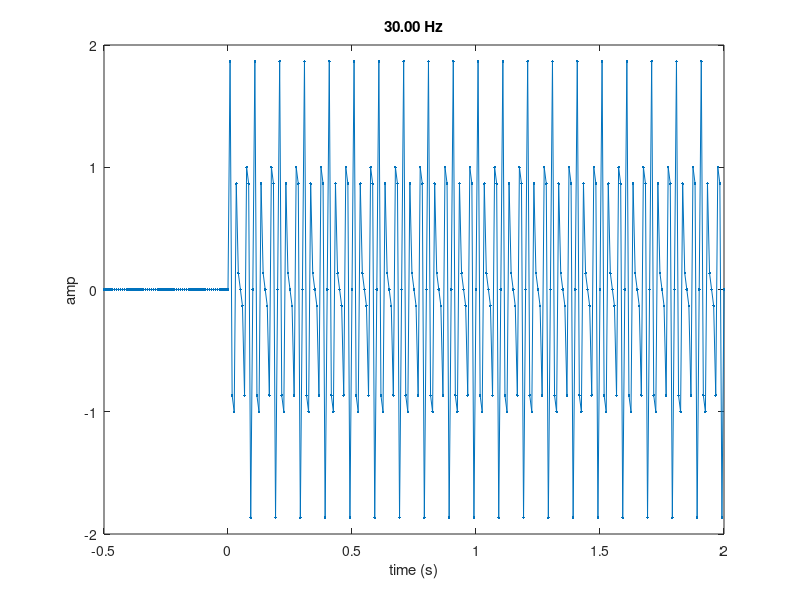

This figure's MATLAB source: (Note: this script raises an error after producing the figure.)
% rd_simSampledSinewave.m

%% setup
sinewave = @(A,f,t,ph) A*sin(2*pi*f*t + ph);

dur = 2;

refRate = 120;
tStim = -0.5:1/refRate:dur;
stimAmp = 1;
stimFreq = 30;
stimFreq2 = 40;

Fs = 1000;
tResponse = -0.5:1/Fs:dur;
noiseStd = 0;

plotFigs = 1;

%% STIMULUS
%% make stimulus time series
stim = sinewave(stimAmp,stimFreq,tStim,0);
if ~isempty(stimFreq2)
    stim = stim + sinewave(stimAmp,stimFreq2,tStim,0);
end
stim(tStim<0) = 0; % zero baseline

if plotFigs % && 0
    f(1) = figure;
    plot(tStim, stim, '.-')
    xlabel('time (s)')
    ylabel('amp')
    title(sprintf('%.2f Hz', stimFreq))
end

%% wavelet on stim
width = 10;
[spectrum,freqoi,timeoi] = ft_specest_wavelet(stim, tStim, 'freqoi', stimFreq, 'width', width);
specAmp = abs(squeeze(spectrum))';

if plotFigs
    figure
    plot(tStim, specAmp)
    xlabel('time (ms)')
    ylabel('spec amp')
    title('wavelet')
end

% foi = 1:50;
% [spectrum,freqoi,timeoi] = ft_specest_wavelet(stim, tStim, 'freqoi', foi);
% specAmp = abs(squeeze(spectrum));
% 
% if plotFigs
%     ytick = 10:10:numel(freqoi);
%     xtick = 51:50:numel(timeoi);
%     figure
%     imagesc(specAmp)
%     rd_timeFreqPlotLabels(timeoi,freqoi,xtick,ytick);
% end

%% mtmconvol on stim
taper          = 'hanning'; % 'dpss'
toi            = tStim;
foi            = stimFreq;
t_ftimwin      = 12 ./ foi;
tapsmofrq      = foi * 0.8; % for dpss 
tfAmps = [];
[spectrum,ntaper,freqoi,timeoi] = ft_specest_mtmconvol(stim, tStim, ...
    'timeoi', toi, 'freqoi', foi, 'timwin', t_ftimwin, ...
    'taper', taper, 'tapsmofrq', tapsmofrq, 'dimord', 'chan_time_freqtap');
specAmp = abs(squeeze(spectrum))';

if plotFigs
    figure
    plot(tStim, specAmp)
    xlabel('time (ms)')
    ylabel('spec amp')
    title('mtmconvol')
end

%% time-frequency on stim
taper          = 'hanning';
foi            = 1:50;
t_ftimwin      = 10 ./ foi;
toi            = tStim;
tfAmps = [];
[spectrum,ntaper,freqoi,timeoi] = ft_specest_mtmconvol(stim, tStim, ...
    'timeoi', toi, 'freqoi', foi, 'timwin', t_ftimwin, ...
    'taper', taper, 'dimord', 'chan_time_freqtap');
specAmp = abs(squeeze(spectrum))';

if plotFigs
    ytick = 10:10:numel(foi);
    xtick = 1:30:numel(toi);
    figure
    imagesc(specAmp)
    rd_timeFreqPlotLabels(toi,foi,xtick,ytick);
    title('mtmconvol')
end

%% SIMULATED NEURAL RESPONSE
%% make neural response 
% by resampling the stimulus -- right thing to do?
ssvef = resample(stim, Fs, refRate);
ssvef = ssvef(1:length(tResponse));
noise = noiseStd.*randn(size(tResponse));

response = ssvef + noise;

if plotFigs
    figure(f(1));
    hold on
    plot(tResponse, ssvef, 'r')
end

%% wavelet on simulated neural response
[spectrum,freqoi,timeoi] = ft_specest_wavelet(response, tResponse, 'freqoi', stimFreq);
specAmp = abs(squeeze(spectrum))';

if plotFigs
    figure
    plot(tResponse, specAmp)
    xlabel('time (ms)')
    ylabel('spec amp')
end

%% time-frequency on simulated neural response
taper          = 'hanning';
foi            = 1:50;
t_ftimwin      = 10 ./ foi;
toi            = tResponse;
tfAmps = [];
[spectrum,ntaper,freqoi,timeoi] = ft_specest_mtmconvol(response, tResponse, ...
    'timeoi', toi, 'freqoi', foi, 'timwin', t_ftimwin, ...
    'taper', taper, 'dimord', 'chan_time_freqtap');
specAmp = abs(squeeze(spectrum))';

if plotFigs
    ytick = 10:10:numel(foi);
    xtick = 1:500:numel(toi);
    figure
    imagesc(specAmp)
    rd_timeFreqPlotLabels(toi,foi,xtick,ytick);
end

